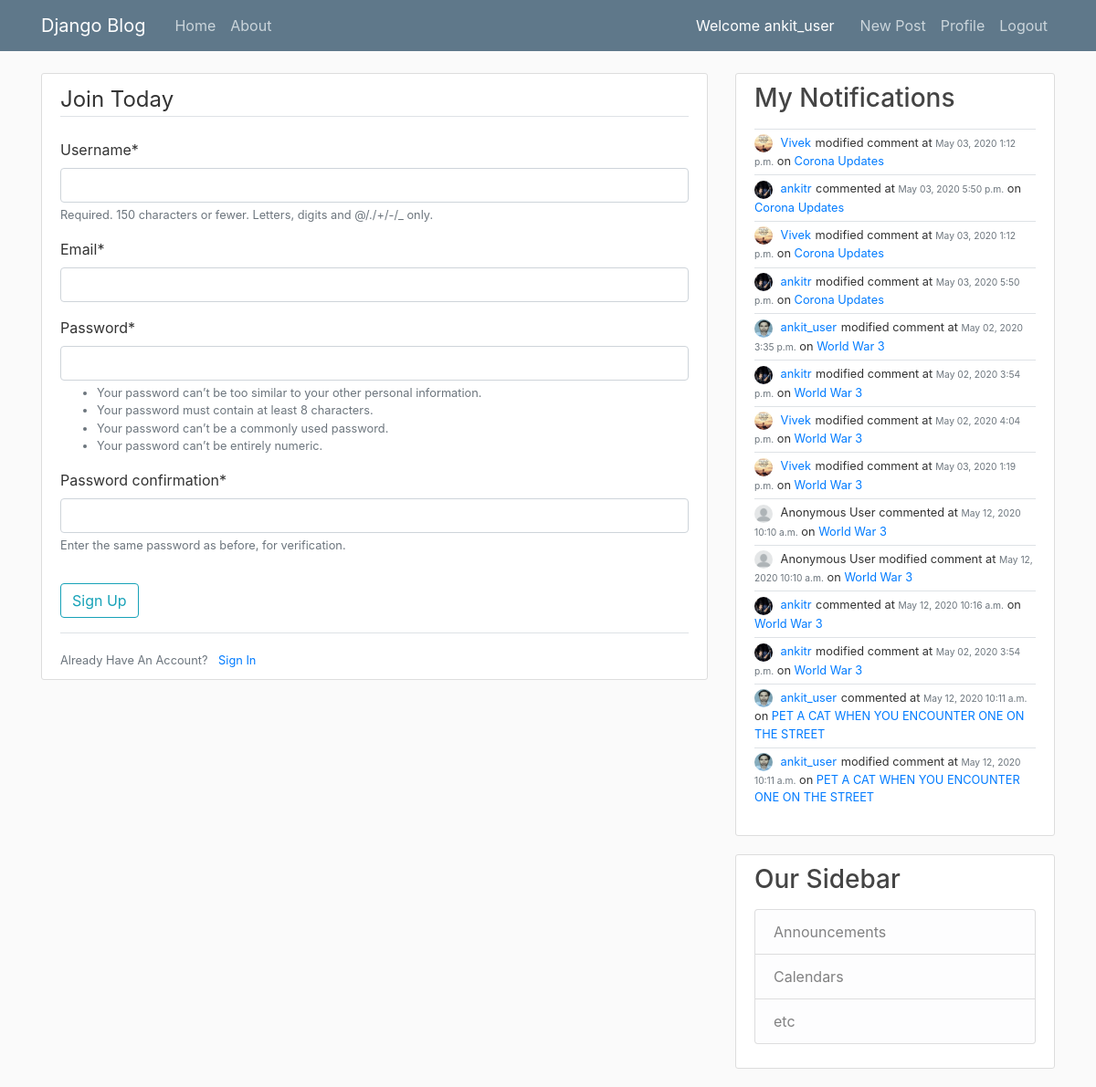
The app's page /register/ (signed in) with its own data.
### blog/models.py (models this page shows, shortened)
class Notification(models.Model):
    type = models.CharField(max_length=10, default='created')  # created, updated
    comment = models.ForeignKey(Comment, on_delete=models.CASCADE, related_name='notifications')
    subscription = models.ForeignKey(Subscription, on_delete=models.CASCADE, related_name='notifications')

class Comment(models.Model):
    content = models.TextField()
    anonymous = models.BooleanField("Comment as Anonymous User", editable=True, default=True)
    date_posted = models.DateTimeField(default=timezone.now)
    author = models.ForeignKey(User, on_delete=models.CASCADE)
    post = models.ForeignKey(Post, on_delete=models.CASCADE, related_name='comments')

class Subscription(models.Model):
    post = models.ForeignKey(Post, on_delete=models.CASCADE, related_name='subscriptions')
    user = models.ForeignKey(User, on_delete=models.CASCADE, related_name='subscriptions')

class Post(models.Model):
    title = models.CharField(max_length=100)
    content = models.TextField()
    anonymous = models.BooleanField("Post as Anonymous User", editable=True, default=True)
    date_posted = models.DateTimeField(default=timezone.now)
    author = models.ForeignKey(User, on_delete=models.CASCADE)
    is_user_subscribed = False
    is_user_subscribed_not = not is_user_subscribed

### users/models.py (models this page shows, shortened)
class Profile(models.Model):
    user = models.OneToOneField(User, on_delete=models.CASCADE)
    image = models.ImageField(default='default.jpg', upload_to='profile_pics')
    @property
    def notifications(self):
        return Notification.objects.filter(subscription__user=self.user)

### users/views.py (the view)
# urls.py: path('register/', users_views.register, name = 'register'),
def register(request):
    if request.method == 'POST':
        form = UserRegisterForm(request.POST)
        if form.is_valid():
            form.save()
            username = form.cleaned_data.get('username')
            messages.success(request, f'Your account has been created! You are now able to log in')
            return redirect('login')
    else:
        form = UserRegisterForm()
    return render(request, 'users/register.html', {'form': form})

### users/forms.py
class UserRegisterForm(UserCreationForm):
    email = forms.EmailField()
    class Meta:
        model = User
        fields = ['username', 'email', 'password1', 'password2']

### users/templates/users/register.html (shortened to what this page needs)
{% extends "blog/base.html" %}
{% load crispy_forms_tags %}
{% block content %}
    <div class="content-section">
        <form method="POST">
            <fieldset class="form-group">
                <legend class="border-bottom mb-4">Join Today</legend>
                {{ form|crispy }}
            </fieldset>
            <div class="form-group">
                <button class="btn btn-outline-info" type="submit">Sign Up</button>
            </div>
        </form>
        <div class="border-top pt-3">
            <small class="text-muted">
                Already Have An Account? <a class="ml-2" href="{% url 'login' %}">Sign In</a>
            </small>
        </div>
    </div>
{% endblock content %}

### blog/templates/blog/base.html (shortened to what this page needs)
{% load static %}
<!DOCTYPE html>
<html>
<head>
    <link rel="stylesheet" href="https://maxcdn.bootstrapcdn.com/bootstrap/4.0.0/css/bootstrap.min.css">
    <link rel="stylesheet" type="text/css" href="{% static 'blog/main.css' %}">
</head>
<body>
    <header class="site-header">
      <nav class="navbar navbar-expand-md navbar-dark bg-steel fixed-top">
        <div class="container">
          <a class="navbar-brand mr-4" href="{% url 'blog-home' %}">Django Blog</a>
          <div class="collapse navbar-collapse" id="navbarToggle">
            <div class="navbar-nav mr-auto">
              <a class="nav-item nav-link" href="{% url 'blog-home' %}">Home</a>
              <a class="nav-item nav-link" href="{% url 'blog-about' %}">About</a>
            </div>
            <span style="color:white;margin-right:20px;">Welcome {{ user.username }}</span>
            <div class="navbar-nav">
              {% if user.is_authenticated %}
                <a class="nav-item nav-link" href="{% url 'post-create' %}">New Post</a>
                <a class="nav-item nav-link" href="{% url 'profile' %}">Profile</a>
                <a class="nav-item nav-link" href="{% url 'logout' %}">Logout</a>
              {% else %}
                <a class="nav-item nav-link" href="{% url 'login' %}">Login</a>
                <a class="nav-item nav-link" href="{% url 'register' %}">Register</a>
              {% endif %}
            </div>
          </div>
        </div>
      </nav>
    </header>
    <main role="main" class="container">
      <div class="row">
        <div class="col-md-8">
          {% block content %}{% endblock %}
        </div>
        <div class="col-md-4">
        {% if user.is_authenticated %}
          <div class="content-section">
            <h3>My Notifications</h3>
            <p class='text-muted'>
              {% for n in user.profile.notifications  %}
                {% include 'blog/notification.html' with notification=n %}
              {% endfor %}
            </p>
          </div>
        {% endif %}
          <div class="content-section">
            <h3>Our Sidebar</h3>
            <p class='text-muted'>
              <ul class="list-group">
                <li class="list-group-item list-group-item-light">Announcements</li>
                <li class="list-group-item list-group-item-light">Calendars</li>
                <li class="list-group-item list-group-item-light">etc</li>
              </ul>
            </p>
          </div>
        </div>
      </div>
    </main>
</body>
</html>

### blog/templates/blog/notification.html
<div class="full-block border-top" style="padding:5px 0 5px 0">
    <div class="small full-block">
        {% if notification.comment.anonymous %}
            <img class="rounded-circle notification-img" src="/media/profile_pics/anonymous.png">
            Anonymous User
        {% else %}
            <img class="rounded-circle notification-img" src="{{ notification.comment.author.profile.image.url }}">
            <a class="mr-2" style="margin-right:1px !important;" href="{% url 'user-posts' notification.comment.author.username %}">{{ notification.comment.author }}</a>
        {% endif %}
        {% if notification.type == 'created' %}
            commented
        {% elif notification.type == 'updated' %}
            modified comment
        {% endif %}
        at <small class="text-muted">{{ notification.comment.date_posted|date:"F d, Y P" }}</small>
        on <a class="mr-2" style="margin-right:1px !important;" href="{% url 'post-detail' notification.subscription.post.id %}">{{ notification.subscription.post.title }}</a>
    </div>
</div>

### blog/static/blog/main.css (style rules this page uses)
body { background: #fafafa; color: #333333; margin-top: 5rem; }
h1, h2, h3, h4, h5, h6 { color: #444444; }
ul { margin: 0; }
.bg-steel { background-color: #5f788a; }
.site-header .navbar-nav .nav-link { color: #cbd5db; }
.content-section { background: #ffffff; padding: 10px 20px; border: 1px solid #dddddd; border-radius: 3px; margin-bottom: 20px; }
.notification-img { height: 20px; width: 20px; margin-right: 5px; }
.full-block { width:100%; display: block; }

### records on screen
Notification: comment.author.profile.image (placeholder picture), comment.author "Vivek", type "modified comment", comment.date_posted "May 03, 2020 1:12 p.m.", subscription.post "Corona Updates"
Notification: comment.author.profile.image (picture), comment.author "ankitr", type "commented", comment.date_posted "May 03, 2020 5:50 p.m.", subscription.post "Corona Updates"
Notification: comment.author.profile.image (placeholder picture), comment.author "Vivek", type "modified comment", comment.date_posted "May 03, 2020 1:12 p.m.", subscription.post "Corona Updates"
Notification: comment.author.profile.image (picture), comment.author "ankitr", type "modified comment", comment.date_posted "May 03, 2020 5:50 p.m.", subscription.post "Corona Updates"
Notification: comment.author.profile.image (picture), comment.author "ankit_user", type "modified comment", comment.date_posted "May 02, 2020 3:35 p.m.", subscription.post "World War 3"
Notification: comment.author.profile.image (picture), comment.author "ankitr", type "modified comment", comment.date_posted "May 02, 2020 3:54 p.m.", subscription.post "World War 3"
Notification: comment.author.profile.image (placeholder picture), comment.author "Vivek", type "modified comment", comment.date_posted "May 02, 2020 4:04 p.m.", subscription.post "World War 3"
Notification: comment.author.profile.image (placeholder picture), comment.author "Vivek", type "modified comment", comment.date_posted "May 03, 2020 1:19 p.m.", subscription.post "World War 3"
Notification: type "commented", comment.date_posted "May 12, 2020 10:10 a.m.", subscription.post "World War 3"
Notification: type "modified comment", comment.date_posted "May 12, 2020 10:10 a.m.", subscription.post "World War 3"
Notification: comment.author.profile.image (picture), comment.author "ankitr", type "commented", comment.date_posted "May 12, 2020 10:16 a.m.", subscription.post "World War 3"
Notification: comment.author.profile.image (picture), comment.author "ankitr", type "modified comment", comment.date_posted "May 02, 2020 3:54 p.m.", subscription.post "World War 3"
Notification: comment.author.profile.image (picture), comment.author "ankit_user", type "commented", comment.date_posted "May 12, 2020 10:11 a.m.", subscription.post "PET A CAT WHEN YOU ENCOUNTER ONE ON THE STREET"
Notification: comment.author.profile.image (picture), comment.author "ankit_user", type "modified comment", comment.date_posted "May 12, 2020 10:11 a.m.", subscription.post "PET A CAT WHEN YOU ENCOUNTER ONE ON THE STREET"

### other values on screen
{{ user.username }} "ankit_user"
